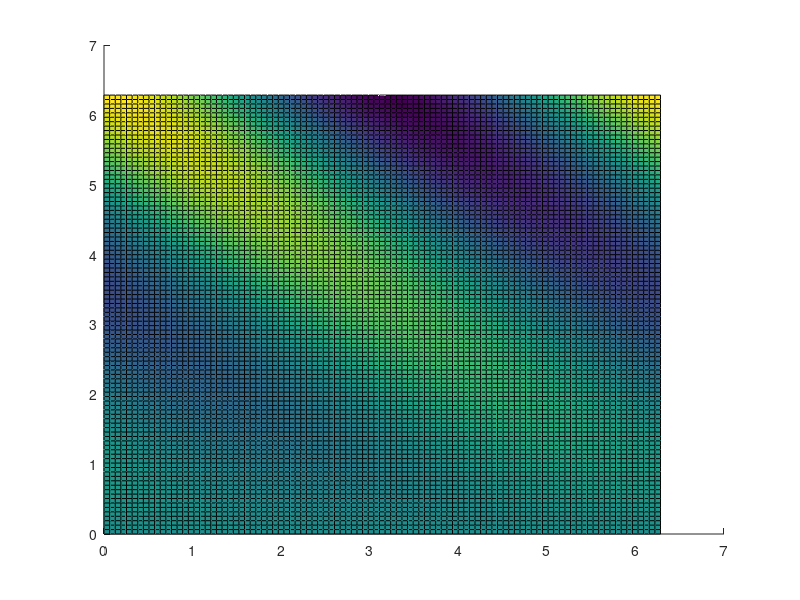

MATLAB code to generate this figure: (Note: this script raises an error after producing the figure.)
% motivatingexp2.m
%%
close all

x = linspace(0,2*pi,100);
y = linspace(0,2*pi,100);
[X,Y] = meshgrid(x,y);
Z = Y.*cos(X+Y)+2*pi;

x_intersect = [2,2];
y_intersect = [0,2*pi];
[X_intersect,Y_intersect] = meshgrid(x_intersect,y_intersect);
Z_intersect = [0,4*pi;0,4*pi];

xb = 2*ones(size(x));
yb = y;
zb = yb.*cos(xb+yb)+2*pi;

figure
hold on
s = surf(X,Y,Z);
s.EdgeColor = 'none';
s.FaceColor = [0,0,0.8];
s.FaceAlpha = 0.2;
s_intersect = surf(X_intersect,Y_intersect,Z_intersect);
s_intersect.EdgeColor = 'none';
s_intersect.FaceColor = [0.8,0,0];
s_intersect.FaceAlpha = 0.2;
plot3(xb,yb,zb,'r-','linewidth',2)
plot3([2,2,2,2],[0,0,2*pi,2*pi],[0*cos(2+0)+2*pi,0,0,2*pi*cos(2+2*pi)+2*pi],'r-','linewidth',2)
grid on
xlabel('$x$', 'interpreter', 'latex')
ylabel('$y$', 'interpreter', 'latex')
zlabel('$z$', 'interpreter', 'latex')

figure
hold on
s = surf(X,Y,Z);
s.EdgeColor = 'none';
s.FaceColor = [0,0,0.8];
s.FaceAlpha = 0.2;

x_cube = linspace(0,2*pi,20);
y_cube = linspace(0,2*pi,20);
for iter_x = 1:length(x_cube)-1
    for iter_y = 1:length(y_cube)-1
        x_cube_single = [x_cube(iter_x),x_cube(iter_x+1)];
        y_cube_single = [y_cube(iter_y),y_cube(iter_y+1)];
        [X_cube_single,Y_cube_single] = meshgrid(x_cube_single,y_cube_single);
        x_cube_central = mean(x_cube_single);
        y_cube_central = mean(y_cube_single);
        cube_height = y_cube_central*cos(x_cube_central+y_cube_central)+2*pi;
        Z_cube_single = cube_height*ones(2,2);
        s_cube0 = surf(X_cube_single,Y_cube_single,Z_cube_single);
        s_cube0.FaceColor = [0.8,0.2,0.2];
        s_cube0.FaceAlpha = 0.5;
        
        x_cube_single = [x_cube(iter_x),x_cube(iter_x)];
        y_cube_single = [y_cube(iter_y),y_cube(iter_y+1)];
        [X_cube_single,Y_cube_single] = meshgrid(x_cube_single,y_cube_single);
        Z_cube_single = [cube_height,0;cube_height,0];
        s_cube1 = surf(X_cube_single,Y_cube_single,Z_cube_single);
        s_cube1.FaceColor = [0.8,0.2,0.2];
        s_cube1.FaceAlpha = 0.5;
        
        x_cube_single = [x_cube(iter_x),x_cube(iter_x+1)];
        y_cube_single = [y_cube(iter_y),y_cube(iter_y)];
        [X_cube_single,Y_cube_single] = meshgrid(x_cube_single,y_cube_single);
        Z_cube_single = [cube_height,cube_height;0,0];
        s_cube2 = surf(X_cube_single,Y_cube_single,Z_cube_single);
        s_cube2.FaceColor = [0.8,0.2,0.2];
        s_cube2.FaceAlpha = 0.5;
    end
end
grid on
xlabel('$x$', 'interpreter', 'latex')
ylabel('$y$', 'interpreter', 'latex')
zlabel('$z$', 'interpreter', 'latex')

%%

figure
hold on
s = surf(X,Y,Z);
s.EdgeColor = 'none';
s.FaceColor = [0,0,0.8];
s.FaceAlpha = 0.2;

x_cube = linspace(0,2*pi,20);
y_cube = linspace(0,2*pi,20);
for iter_x = 6
    for iter_y = 1:length(y_cube)-1
        x_cube_single = [x_cube(iter_x),x_cube(iter_x+1)];
        y_cube_single = [y_cube(iter_y),y_cube(iter_y+1)];
        [X_cube_single,Y_cube_single] = meshgrid(x_cube_single,y_cube_single);
        x_cube_central = mean(x_cube_single);
        y_cube_central = mean(y_cube_single);
        cube_height = y_cube_central*cos(x_cube_central+y_cube_central)+2*pi;
        Z_cube_single = cube_height*ones(2,2);
        s_cube0 = surf(X_cube_single,Y_cube_single,Z_cube_single);
        s_cube0.FaceColor = [0.8,0.2,0.2];
        s_cube0.FaceAlpha = 0.5;
        
        x_cube_single = [x_cube(iter_x),x_cube(iter_x)];
        y_cube_single = [y_cube(iter_y),y_cube(iter_y+1)];
        [X_cube_single,Y_cube_single] = meshgrid(x_cube_single,y_cube_single);
        Z_cube_single = [cube_height,0;cube_height,0];
        s_cube1 = surf(X_cube_single,Y_cube_single,Z_cube_single);
        s_cube1.FaceColor = [0.8,0.2,0.2];
        s_cube1.FaceAlpha = 0.5;
        
        x_cube_single = [x_cube(iter_x),x_cube(iter_x+1)];
        y_cube_single = [y_cube(iter_y),y_cube(iter_y)];
        [X_cube_single,Y_cube_single] = meshgrid(x_cube_single,y_cube_single);
        Z_cube_single = [cube_height,cube_height;0,0];
        s_cube2 = surf(X_cube_single,Y_cube_single,Z_cube_single);
        s_cube2.FaceColor = [0.8,0.2,0.2];
        s_cube2.FaceAlpha = 0.5;
    end
end
for iter_x = 1:length(x_cube)-1
    for iter_y = 6
        x_cube_single = [x_cube(iter_x),x_cube(iter_x+1)];
        y_cube_single = [y_cube(iter_y),y_cube(iter_y+1)];
        [X_cube_single,Y_cube_single] = meshgrid(x_cube_single,y_cube_single);
        x_cube_central = mean(x_cube_single);
        y_cube_central = mean(y_cube_single);
        cube_height = y_cube_central*cos(x_cube_central+y_cube_central)+2*pi;
        Z_cube_single = cube_height*ones(2,2);
        s_cube0 = surf(X_cube_single,Y_cube_single,Z_cube_single);
        s_cube0.FaceColor = [0.2,0.8,0.2];
        s_cube0.FaceAlpha = 0.5;
        
        x_cube_single = [x_cube(iter_x),x_cube(iter_x)];
        y_cube_single = [y_cube(iter_y),y_cube(iter_y+1)];
        [X_cube_single,Y_cube_single] = meshgrid(x_cube_single,y_cube_single);
        Z_cube_single = [cube_height,0;cube_height,0];
        s_cube1 = surf(X_cube_single,Y_cube_single,Z_cube_single);
        s_cube1.FaceColor = [0.2,0.8,0.2];
        s_cube1.FaceAlpha = 0.5;
        
        x_cube_single = [x_cube(iter_x),x_cube(iter_x+1)];
        y_cube_single = [y_cube(iter_y),y_cube(iter_y)];
        [X_cube_single,Y_cube_single] = meshgrid(x_cube_single,y_cube_single);
        Z_cube_single = [cube_height,cube_height;0,0];
        s_cube2 = surf(X_cube_single,Y_cube_single,Z_cube_single);
        s_cube2.FaceColor = [0.2,0.8,0.2];
        s_cube2.FaceAlpha = 0.5;
    end
end
grid on
xlabel('$x$', 'interpreter', 'latex')
ylabel('$y$', 'interpreter', 'latex')
zlabel('$z$', 'interpreter', 'latex')




